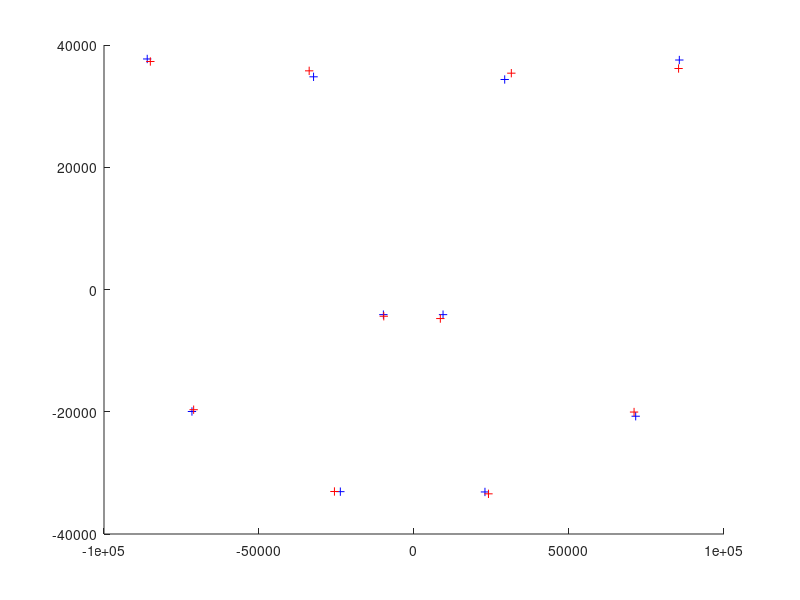

Write the MATLAB code that produced this figure.
format longG
clc
clear
close all
% points conversion
data_2D=load('2D_points_calib.txt')
data_3D=load('3D_points_calib.txt')
% a1*data_2D(:,1)+b1=data_3D(:,1)
% a2*data_2D(:,2)+b2=data_3D(:,3)

disp('******************************')
Coef1=[data_2D(:,1) ones(size(data_2D,1),1)]\data_3D(:,1)
a1=Coef1(1);b1=Coef1(2);


disp('******************************')
Coef2=[data_2D(:,2) ones(size(data_2D,1),1)]\data_3D(:,3)
a2=Coef2(1);b2=Coef2(2);

new_3D(:,1)=a1*data_2D(:,1)+b1;
new_3D(:,3)=a2*data_2D(:,2)+b2;

hold on
plot(data_3D(:,1),data_3D(:,3),'b+');
plot(new_3D(:,1),new_3D(:,3),'r+');

save coefs Coef1 Coef2